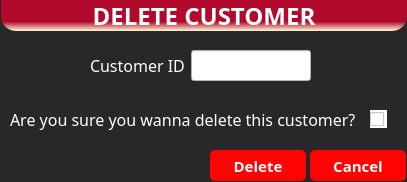
<?xml version="1.0" encoding="UTF-8"?>
<ui version="4.0">
 <class>deleteUsers</class>
 <widget class="QDialog" name="deleteUsers">
  <property name="geometry">
   <rect>
    <x>0</x>
    <y>0</y>
    <width>407</width>
    <height>182</height>
   </rect>
  </property>
  <property name="windowTitle">
   <string>Dialog</string>
  </property>
  <property name="styleSheet">
   <string notr="true">*{font-family:century gothic;
color:white;
}
#deleteUsers{
background:#282828;
}
QLabel{
font-size:16px;
}
#head{
border-bottom-left-radius:15px;
border-bottom-right-radius:15px;
background: qlineargradient(x0: 1, y1: 1, x2: 0, y2: 0.7, stop: 0 #fffbd5, stop: 1 #b20a2c);
font-size:24px;
font-weight:bold;
}
QLineEdit{
font-size:16px;
font-weight:bold;
color:black;
background:white;
}
QPushButton {
font-size:15px;
font-weight:bold;
border:none;
border-radius:5px;
background: #ff0303;
}
QCheckBox{
background:white;
}
QPushButton:hover {
background:#49ebff;
color:black;
}</string>
  </property>
  <widget class="QPushButton" name="cancelButton">
   <property name="geometry">
    <rect>
     <x>310</x>
     <y>150</y>
     <width>96</width>
     <height>31</height>
    </rect>
   </property>
   <property name="text">
    <string>Cancel</string>
   </property>
  </widget>
  <widget class="QPushButton" name="deleteButton">
   <property name="geometry">
    <rect>
     <x>210</x>
     <y>150</y>
     <width>96</width>
     <height>31</height>
    </rect>
   </property>
   <property name="text">
    <string>Delete</string>
   </property>
  </widget>
  <widget class="QLabel" name="confirmLabel">
   <property name="geometry">
    <rect>
     <x>10</x>
     <y>105</y>
     <width>361</width>
     <height>29</height>
    </rect>
   </property>
   <property name="text">
    <string>Are you sure you wanna delete this customer?</string>
   </property>
  </widget>
  <widget class="QLabel" name="head">
   <property name="geometry">
    <rect>
     <x>1</x>
     <y>0</y>
     <width>406</width>
     <height>31</height>
    </rect>
   </property>
   <property name="text">
    <string>DELETE CUSTOMER</string>
   </property>
   <property name="alignment">
    <set>Qt::AlignCenter</set>
   </property>
  </widget>
  <widget class="QCheckBox" name="checkBox">
   <property name="geometry">
    <rect>
     <x>370</x>
     <y>110</y>
     <width>17</width>
     <height>18</height>
    </rect>
   </property>
   <property name="text">
    <string/>
   </property>
  </widget>
  <widget class="QWidget" name="horizontalLayoutWidget_2">
   <property name="geometry">
    <rect>
     <x>90</x>
     <y>50</y>
     <width>221</width>
     <height>31</height>
    </rect>
   </property>
   <layout class="QHBoxLayout" name="horizontalLayout_2">
    <item>
     <widget class="QLabel" name="getIdLabel">
      <property name="text">
       <string>Customer ID</string>
      </property>
     </widget>
    </item>
    <item>
     <widget class="QLineEdit" name="getIdEdit"/>
    </item>
   </layout>
  </widget>
 </widget>
 <resources/>
 <connections/>
</ui>
